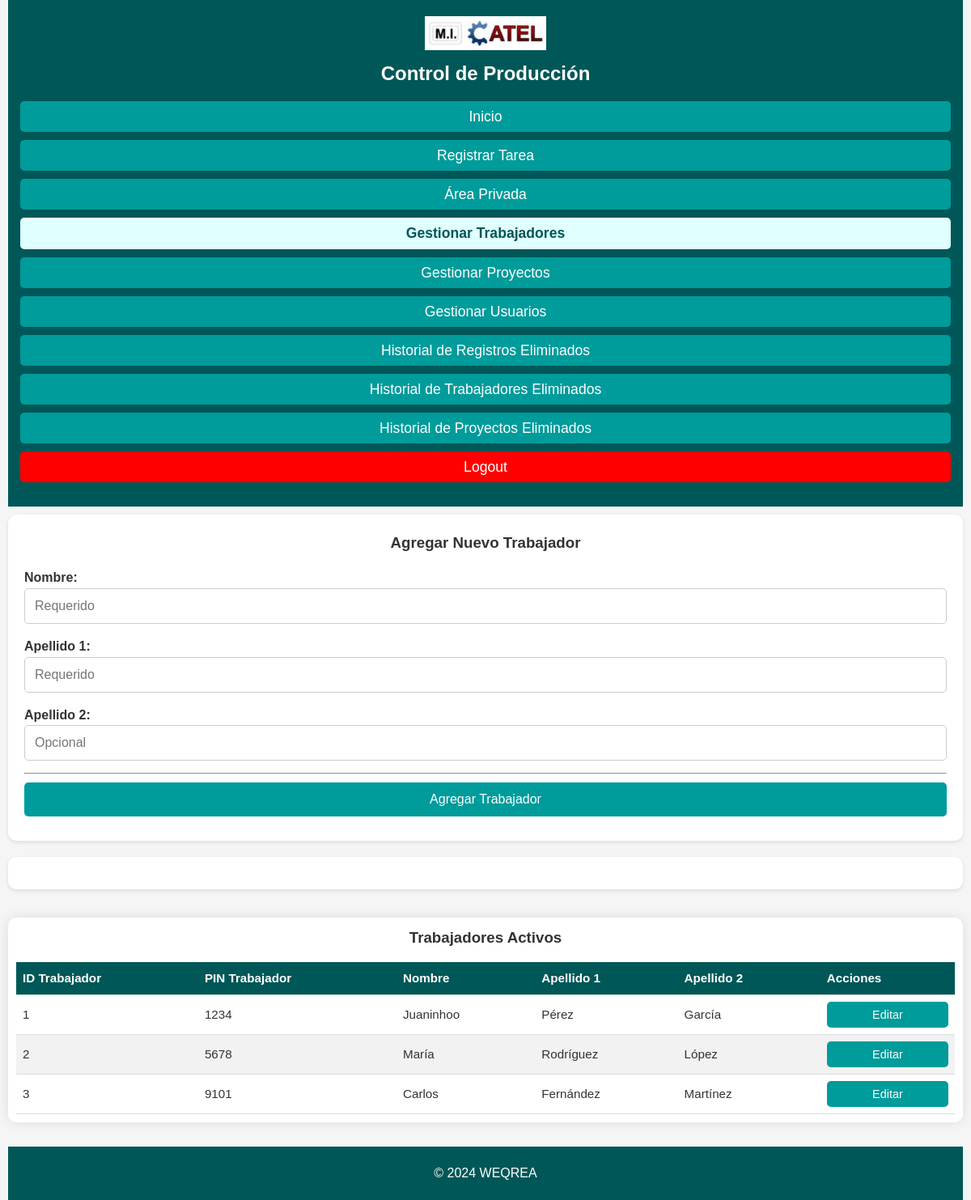
Page /gestionar_trabajadores (signed in) on the committed database.
### app/models.py (models this page shows)
class RegistroTrabajadores(db.Model):
    __tablename__ = 'registro_trabajadores'
    ID_trabajador = db.Column(db.Integer, primary_key=True, autoincrement=True)
    PIN_trabajador = db.Column(db.Integer, unique=True)
    nombre_trabajador = db.Column(db.String, nullable=False)
    apellido1_trabajador = db.Column(db.String, nullable=False)
    apellido2_trabajador = db.Column(db.String)
    eliminado = db.Column(db.Boolean, default=False, nullable=False)  # Nueva columna

### app/routes.py (the view, shortened to what this page needs)
    @app.route('/gestionar_trabajadores', methods=['GET', 'POST'])
    @login_required
    @jefe_taller_required  # Solo el Jefe de Taller puede acceder
    def gestionar_trabajadores():
        trabajadores = RegistroTrabajadores.query.filter_by(eliminado=False).all()
        return render_template('gestionar_trabajadores.html', trabajadores=trabajadores)

### app/routes.py (called while the page is built)
def login_required(f):
    @wraps(f)
    def decorated_function(*args, **kwargs):
        if 'usuario_id' not in session:
            flash('Debes iniciar sesión para acceder a esta página.', 'error')
            return redirect(url_for('login'))
        return f(*args, **kwargs)
    return decorated_function

def jefe_taller_required(f):
    @wraps(f)
    def decorated_function(*args, **kwargs):
        if 'rol' not in session or session['rol'] != 'jefe_taller':
            flash('No tienes permisos para acceder a esta página.', 'error')
            return redirect(url_for('home'))
        return f(*args, **kwargs)
    return decorated_function

### run.py (called while the page is built)
@app.before_request
def make_session_permanent():
    session.permanent = True

@app.after_request
def add_security_headers(response: Response):
    response.headers['X-Content-Type-Options'] = 'nosniff'
    return response

### app/templates/gestionar_trabajadores.html (shortened to what this page needs)
{% extends 'base.html' %}
{% block content %}
<div class="visor_registros">
    <div class="filter">
        <div class="filter-container">
            <h3>Agregar Nuevo Trabajador</h3>
            <form method="POST" action="{{ url_for('gestionar_trabajadores') }}">
                <div>
                    <label for="nombre_trabajador">Nombre:</label>
                    <input type="text" id="nombre_trabajador" name="nombre_trabajador" placeholder="Requerido" required>
                </div>
                <div>
                    <label for="apellido1_trabajador">Apellido 1:</label>
                    <input type="text" id="apellido1_trabajador" name="apellido1_trabajador" placeholder="Requerido" required>
                </div>
                <div>
                    <label for="apellido2_trabajador">Apellido 2:</label>
                    <input type="text" id="apellido2_trabajador" name="apellido2_trabajador" placeholder="Opcional">
                </div>
                <hr>
                <button type="submit">Agregar Trabajador</button>
            </form>
        </div>
        <div class="filter-result">
        </div>
    </div>
    <div class="table-container">
        <h3>Trabajadores Activos</h3>
        <table>
            <thead>
                <tr>
                    <th>ID Trabajador</th>
                    <th>PIN Trabajador</th>
                    <th>Nombre</th>
                    <th>Apellido 1</th>
                    <th>Apellido 2</th>
                    <th>Acciones</th>
                </tr>
            </thead>
            <tbody>
                {% for trabajador in trabajadores %}
                <tr>
                    <td>{{ trabajador.ID_trabajador }}</td>
                    <td>{{ trabajador.PIN_trabajador }}</td>
                    <td>{{ trabajador.nombre_trabajador }}</td>
                    <td>{{ trabajador.apellido1_trabajador }}</td>
                    <td>{{ trabajador.apellido2_trabajador }}</td>
                    <td>
                        <form class="edit-button" action="{{ url_for('editar_trabajador', id=trabajador.ID_trabajador) }}" method="get">
                            <button type="submit">Editar</button>
                        </form>
                    </td>
                </tr>
                {% endfor %}
            </tbody>
        </table>
    </div>
</div>
{% endblock %}

### app/static/css/styles.css (style rules this page uses)
* { margin: 0; padding: 0; box-sizing: border-box; }
body { font-family: 'Arial', sans-serif; background-color: #f5f5f5; color: #333; line-height: 1.6; padding: 0 10px; }
h1, h2, h3 { margin-bottom: 15px; color: #333; text-align: center; }
hr { margin-bottom: 10px; }
.filter { display: flex; justify-content: space-between; width: 100%; padding: 0px; box-sizing: border-box; }
.filter-container, .filter-result { width: 49%; padding: 20px; background-color: white; box-shadow: 0 2px 5px rgba(0, 0, 0, 0.1); box-sizing: border-box; border-radius: 10px; }
.filter-container form { display: flex; flex-direction: column; }
.filter-container div { margin-bottom: 15px; }
.filter-container label { font-weight: bold; margin-bottom: 5px; }
.filter-container input, .filter-container select { width: 100%; padding: 8px; border: 1px solid #ccc; border-radius: 5px; }
.filter-container button { width: 100%; padding: 10px; background-color: #009B9B; color: white; border: none; font-size: 1rem; cursor: pointer; border-radius: 5px; transition: background-color 0.1s ease; margin-bottom: 10px; }
.table-container { width: 100%; overflow-x: auto; margin-top: 20px; background-color: white; padding: 20px; border-radius: 10px; box-shadow: 0 0 15px rgba(0, 0, 0, 0.1); }
.table-container table { width: 100%; border-collapse: collapse; background-color: white; border-radius: 10px; }
.table-container th, .table-container td { padding: 5px; text-align: left; border-bottom: 1px solid #ddd; }
.table-container th { background-color: #005757; color: white; font-weight: bold; }
.table-container td { color: #333; }
.table-container tr:nth-child(even) { background-color: #f2f2f2; }
.table-container tr:nth-child(odd) { background-color: #ffffff; }
.table-container button { width: 100%; padding: 5px; background-color: #009B9B; color: white; border: none; font-size: 1rem; cursor: pointer; border-radius: 5px; transition: background-color 0.1s ease; margin-bottom: 0px; }
@media (max-width: 1200px) { .filter { flex-direction: column; } }
@media (max-width: 1200px) { .filter-container, .filter-result { width: 100%; margin-bottom: 20px; } }
@media (max-width: 1200px) { .form-container, .table-container { padding: 15px; } }
@media (max-width: 1200px) { .form-container button, .filter-container button { font-size: 1rem; padding: 12px; } }
@media (max-width: 1200px) { .form-container input, .filter-container input, .form-container select, .filter-container select, .form-container textarea { padding: 12px; font-size: 1rem; } }
@media (max-width: 1200px) { .table-container { margin-top: 15px; padding: 10px; } }
@media (max-width: 1200px) { .table-container th, .table-container td { padding: 8px; font-size: 0.95rem; } }
@media (max-width: 1200px) { .table-container button { font-size: 0.9rem; padding: 8px; } }

### rows in the picture
RegistroTrabajadores: ID_trabajador "1", PIN_trabajador "1234", nombre_trabajador "Juaninhoo", apellido1_trabajador "Pérez", apellido2_trabajador "García"
RegistroTrabajadores: ID_trabajador "2", PIN_trabajador "5678", nombre_trabajador "María", apellido1_trabajador "Rodríguez", apellido2_trabajador "López"
RegistroTrabajadores: ID_trabajador "3", PIN_trabajador "9101", nombre_trabajador "Carlos", apellido1_trabajador "Fernández", apellido2_trabajador "Martínez"
